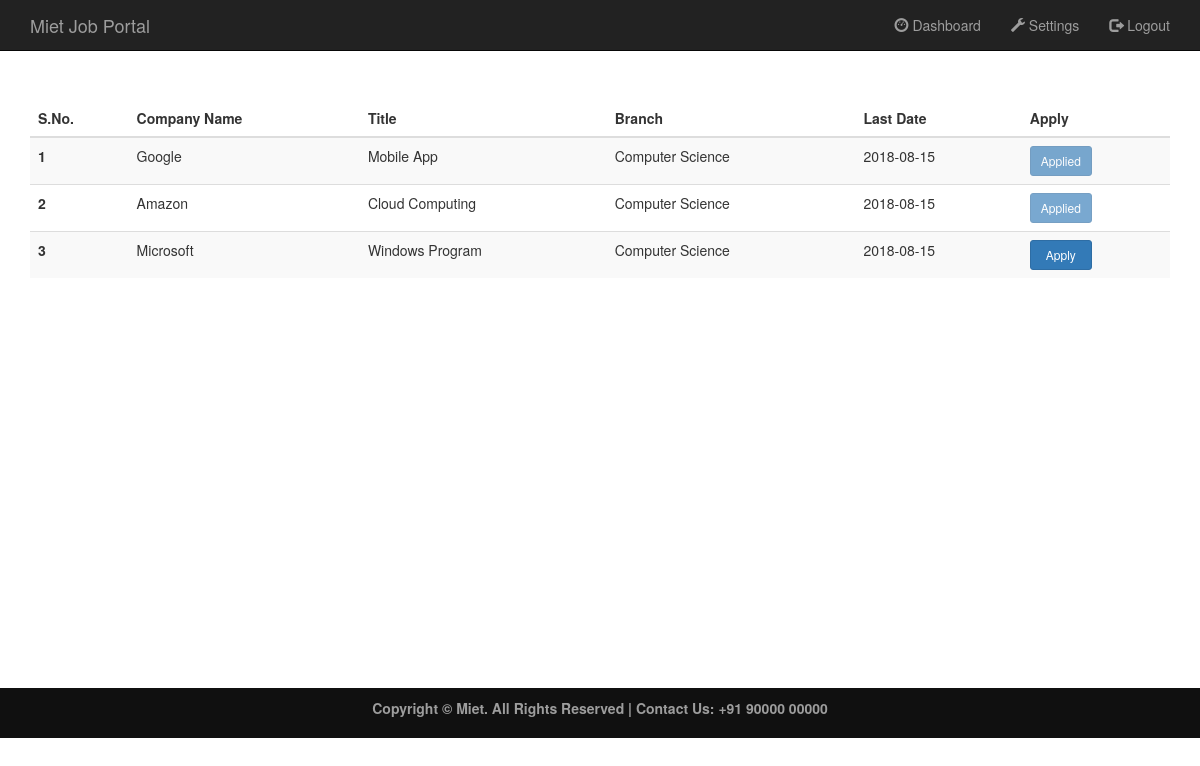
/apply.php (signed in), run on the app's committed database.
### tables this page shows
CREATE TABLE `jobs` (
  `id` int(11) NOT NULL AUTO_INCREMENT,
  `company_name` varchar(32) NOT NULL,
  `job_title` varchar(20) NOT NULL,
  `designation` varchar(20) NOT NULL,
  `description` text NOT NULL,
  `branch` int(11) NOT NULL,
  `no_of_applications` int(11) NOT NULL DEFAULT '0',
  `date_added` date NOT NULL,
  `last_date_for_apply` date NOT NULL,
  `posted_by` int(11) NOT NULL,
  PRIMARY KEY (`id`)
);

CREATE TABLE `specialization` (
  `id` int(11) NOT NULL AUTO_INCREMENT,
  `name` varchar(30) DEFAULT NULL,
  `course_id` int(11) NOT NULL,
  PRIMARY KEY (`id`)
);

### apply.php (the view, shortened to what this page needs)
<?php
include_once 'includes/login_database.php';
$id = $_SESSION['id'];
$result = $conn->query("select colleges.specialization_id from colleges where Student_id = $id");
$branch = $result->fetch_array(MYSQLI_NUM)[0];
$result = $conn->query("select jobs.*,specialization.name from jobs,specialization where jobs.branch=$branch and specialization.id=jobs.branch");
$i = 1;
?>
<!DOCTYPE html>
<html>
<head>
    <link rel="stylesheet" href="https://maxcdn.bootstrapcdn.com/bootstrap/3.3.7/css/bootstrap.min.css">
    <link rel="stylesheet" type="text/css" href="assets/stylesheets/index.css">
</head>
<body>
<nav class="navbar navbar-inverse navbar-fixed-top">
    <div class="container">
        <div class="navbar-header">
            <a class="navbar-brand" href="index.php">Miet Job Portal</a>
        </div>
        <div class="collapse navbar-collapse" id="any">
            <ul class="nav navbar-nav navbar-right">
                <li><a href="dashboard.php"> <span class="glyphicon glyphicon-dashboard"></span> Dashboard</a></li>
                <li><a href="settings.php"> <span class="glyphicon glyphicon-wrench"></span> Settings</a></li>
                <li><a href="logout.php"> <span class="glyphicon glyphicon-log-out"></span> Logout</a></li>
            </ul>
        </div>
    </div>
</nav>
<div class="container" id="middle" style="padding-bottom: 190px;">
    <table class="table table-striped">
        <thead class="thead-dark">
        <tr>
            <th scope="col">S.No.</th>
            <th scope="col">Company Name</th>
            <th scope="col">Title</th>
            <th scope="col">Branch</th>
            <th scope="col">Last Date</th>
            <th scope="col">Apply</th>
        </tr>
        </thead>
        <tbody>
        <?php
        while ($row = $result->fetch_array(MYSQLI_ASSOC)) {
            $company = $row['company_name'];
            $title = $row['job_title'];
            $branch = $row['name'];
            $last_date = $row['last_date_for_apply'];
            echo <<<_END
        <tr>
      <th scope="row">$i</th>
      <td>$company</td>
      <td>$title</td>
      <td>$branch</td>
      <td>$last_date</td>
_END;
            $jid = $row['id'];
           $q = $conn->query("select * from jobs_applied where student_id=$id and jobs_id=$jid");
           if($q->num_rows == 0)
                echo "<form action='apply.php' method='post'><input type='hidden' name='jobid' value='$jid'><td><button type='submit' class=\"btn btn-primary btn-sm\" style='width: 62.03px'>Apply</button></td></form>";
            else
                echo "<td><button  class=\"btn btn-primary btn-sm\" disabled>Applied</button></td>";
    echo "</tr>";
            $i++;
        }
        ?>
        </tbody>
    </table>
</div>
<footer>
    <div class="container">
        <center>
            <p>Copyright &copy; Miet. All Rights Reserved | Contact Us: +91 90000 00000</p>
        </center>
    </div>
</footer>
</body>
</html>

### assets/stylesheets/index.css (style rules this page uses)
footer { padding: 10px; background-color: #101010; color:#9d9d9d; bottom: 0; width: 100%; font-weight: bold; }
#middle { padding-top: 100px; margin-bottom: 200px; }

### data on the page
jobs: company_name "Google", job_title "Mobile App", specialization.name "Computer Science", last_date_for_apply "2018-08-15", shows "Applied"
jobs: company_name "Amazon", job_title "Cloud Computing", specialization.name "Computer Science", last_date_for_apply "2018-08-15", shows "Applied"
jobs: company_name "Microsoft", job_title "Windows Program", specialization.name "Computer Science", last_date_for_apply "2018-08-15"
